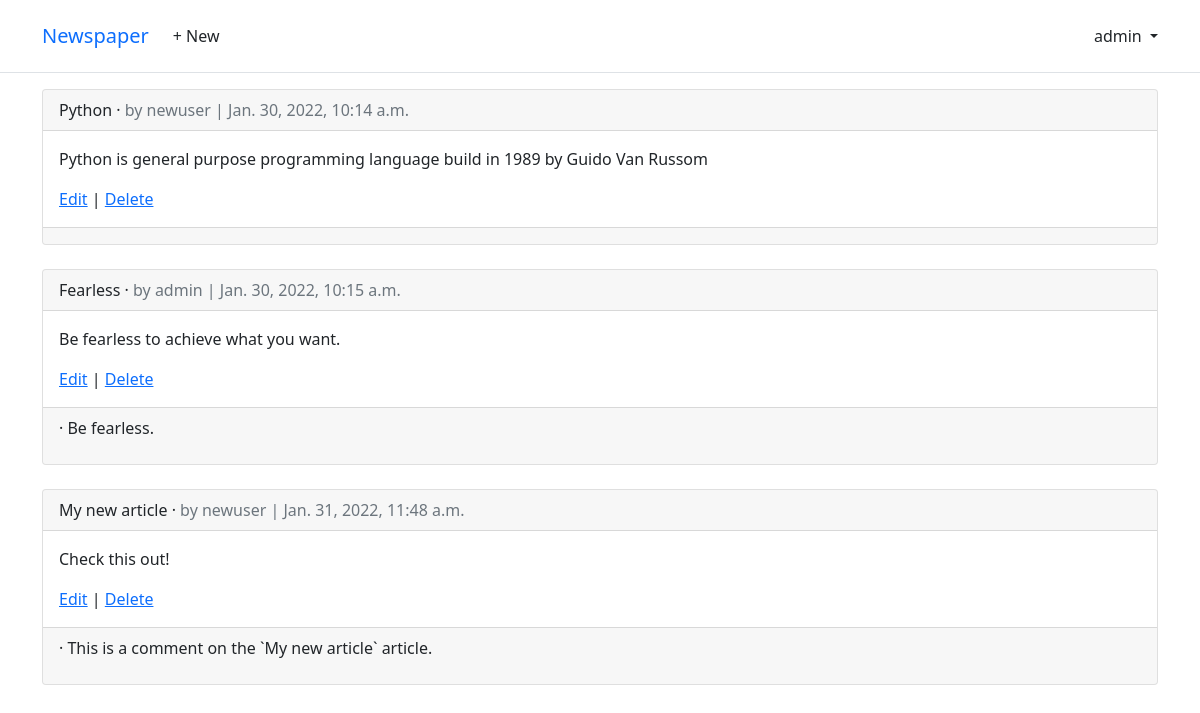
The page /articles/ (signed in) on the database its author committed.
### users/models.py (models this page shows)
class CustomUser(AbstractUser):
    age = models.PositiveBigIntegerField(null=True, blank=True)

### articles/models.py (models this page shows, shortened)
class Article(models.Model):
    title = models.CharField(max_length=255)
    body = models.TextField()
    date = models.DateTimeField(auto_now_add=True)
    author = models.ForeignKey(get_user_model(), on_delete=models.CASCADE)

class Comment(models.Model):
    article = models.ForeignKey(
        Article, related_name="comments", on_delete=models.CASCADE
    )
    comment = models.TextField()
    user = models.ForeignKey(get_user_model(), on_delete=models.CASCADE)
    def __str__(self):
        return self.comment

### articles/views.py (the view)
# urls.py: path("", ArticleListView.as_view(), name="article_list"),
class ArticleListView(ListView):
    model = Article
    template_name = "article_list.html"
    context_object_name = "articles"

### templates/article_list.html (shortened to what this page needs)
{% extends 'base.html' %}
{% block content %}
{% for article in object_list %}
    <div class="card">
    <div class="card-header">
    <span class="font-weight-bold">{{ article.title }}</span> &middot;
    <span class="text-muted">by {{ article.author }} |
    {{ article.date }}</span>
    </div>
    <div class="card-body">
    <p>{{ article.body }}</p>
    <a href="{% url 'article_edit' article.pk %}">Edit</a> |
    <a href="{% url 'article_delete' article.pk %}">Delete</a>
    </div>
    <div class="card-footer">
    {% for comment in article.comments.all %}
    <p>
    <span class="font-weight-bold">{{ comment.author }} &middot;</span>
    {{ comment }}
    </p>
{% endfor %}
</div>
</div>
<br />
{% endfor %}
{% endblock content %}

### templates/base.html (shortened to what this page needs)
<!DOCTYPE html>
<html>
<head>
    <link href="https://cdn.jsdelivr.net/npm/bootstrap@5.1.3/dist/css/bootstrap.min.css" rel="stylesheet"
>
</head>
<body>
    <header class="p-3 mb-3 border-bottom">
        <div class="container ">
            <div class="d-flex flex-wrap align-items-center justify-content-center
            justify-content-lg-start">
                <a class="navbar-brand" href="{% url 'home' %}">Newspaper</a>
                <ul class="nav col-12 col-lg-auto me-lg-auto mb-2 justify-content-center
              mb-md-0">
                    {% if user.is_authenticated %}
                    <li><a href="{% url 'article_create' %}" class="nav-link px-2 link-dark">+ New</a></li>
                </ul>
                <div class="dropdown text-end">
                    <a href="#" class="d-block link-dark text-decoration-none dropdown-toggle" id="dropdownUser1"
                        data-bs-toggle="dropdown" aria-expanded="false">
                        {{ user.username }}
                    </a>
                </div>
                {% else %}
                </ul>
                <div class="text-end">
                    <a href="{% url 'login' %}" class="btn btn-outline-primary me-2">Log In</a>
                    <a href="{% url 'signup' %}" class="btn btn-primary">Sign Up</a>
                </div>
                {% endif %}
            </div>
        </div>
    </header>
    <main class="container">
        {% block content %}
        {% endblock content %}
    </main>
</body>
</html>

### rows shown on the page
CustomUser: username "admin"
Article: title "Python", author "newuser", date "Jan. 30, 2022, 10:14 a.m.", body "Python is general purpose programming language build in 1989 by Guido Van Russom"
Article: title "Fearless", author "admin", date "Jan. 30, 2022, 10:15 a.m.", body "Be fearless to achieve what you want."
Comment: comment "Be fearless."
Article: title "My new article", author "newuser", date "Jan. 31, 2022, 11:48 a.m.", body "Check this out!"
Comment: comment "This is a comment on the `My new article` article."
